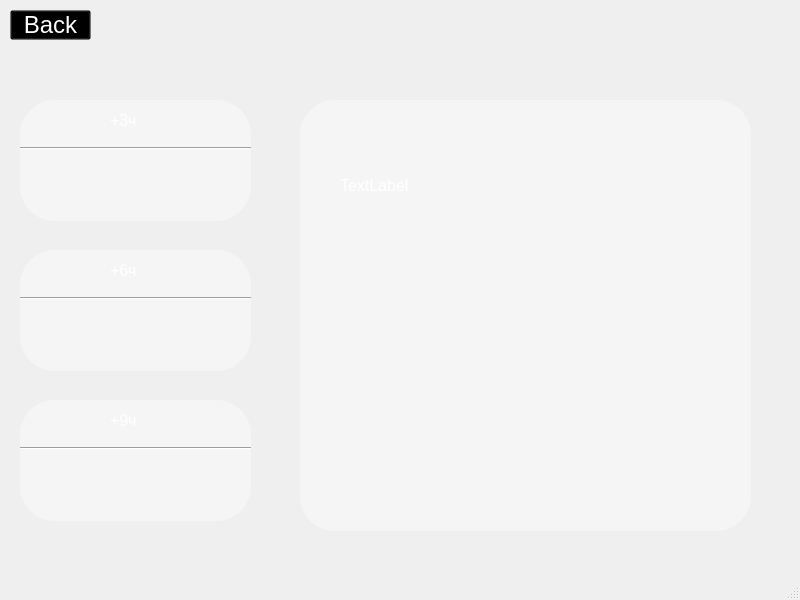
<?xml version="1.0" encoding="UTF-8"?>
<ui version="4.0">
 <class>MainWindow</class>
 <widget class="QMainWindow" name="MainWindow">
  <property name="geometry">
   <rect>
    <x>0</x>
    <y>0</y>
    <width>800</width>
    <height>600</height>
   </rect>
  </property>
  <property name="windowTitle">
   <string>MainWindow</string>
  </property>
  <property name="styleSheet">
   <string notr="true">color: rgb(255, 255, 255)</string>
  </property>
  <widget class="QWidget" name="centralwidget">
   <widget class="QLabel" name="label">
    <property name="geometry">
     <rect>
      <x>0</x>
      <y>0</y>
      <width>20</width>
      <height>20</height>
     </rect>
    </property>
    <property name="font">
     <font>
      <pointsize>20</pointsize>
     </font>
    </property>
    <property name="text">
     <string/>
    </property>
   </widget>
   <widget class="QPushButton" name="pushButton">
    <property name="geometry">
     <rect>
      <x>10</x>
      <y>10</y>
      <width>81</width>
      <height>30</height>
     </rect>
    </property>
    <property name="font">
     <font>
      <pointsize>18</pointsize>
     </font>
    </property>
    <property name="styleSheet">
     <string notr="true">background: transparent; color: rgb(255, 255, 255)</string>
    </property>
    <property name="text">
     <string>Back</string>
    </property>
   </widget>
   <widget class="QLabel" name="label_2">
    <property name="geometry">
     <rect>
      <x>20</x>
      <y>100</y>
      <width>231</width>
      <height>121</height>
     </rect>
    </property>
    <property name="styleSheet">
     <string notr="true">border-radius: 35%; background-color: rgba(250 ,250, 250, 150)</string>
    </property>
    <property name="text">
     <string/>
    </property>
   </widget>
   <widget class="QLabel" name="label_3">
    <property name="geometry">
     <rect>
      <x>20</x>
      <y>250</y>
      <width>231</width>
      <height>121</height>
     </rect>
    </property>
    <property name="styleSheet">
     <string notr="true">border-radius: 35%; background-color: rgba(250 ,250, 250, 150)</string>
    </property>
    <property name="text">
     <string/>
    </property>
   </widget>
   <widget class="QLabel" name="label_4">
    <property name="geometry">
     <rect>
      <x>20</x>
      <y>400</y>
      <width>231</width>
      <height>121</height>
     </rect>
    </property>
    <property name="styleSheet">
     <string notr="true">border-radius: 35%; background-color: rgba(250 ,250, 250, 150)</string>
    </property>
    <property name="text">
     <string/>
    </property>
   </widget>
   <widget class="QLabel" name="label_5">
    <property name="geometry">
     <rect>
      <x>300</x>
      <y>100</y>
      <width>451</width>
      <height>431</height>
     </rect>
    </property>
    <property name="styleSheet">
     <string notr="true">border-radius: 35%; background-color: rgba(250 ,250, 250, 150)</string>
    </property>
    <property name="text">
     <string/>
    </property>
   </widget>
   <widget class="Line" name="line">
    <property name="geometry">
     <rect>
      <x>20</x>
      <y>140</y>
      <width>231</width>
      <height>16</height>
     </rect>
    </property>
    <property name="font">
     <font>
      <family>STXihei</family>
      <pointsize>10</pointsize>
     </font>
    </property>
    <property name="orientation">
     <enum>Qt::Horizontal</enum>
    </property>
   </widget>
   <widget class="Line" name="line_2">
    <property name="geometry">
     <rect>
      <x>20</x>
      <y>290</y>
      <width>231</width>
      <height>16</height>
     </rect>
    </property>
    <property name="font">
     <font>
      <family>STXihei</family>
      <pointsize>10</pointsize>
     </font>
    </property>
    <property name="orientation">
     <enum>Qt::Horizontal</enum>
    </property>
   </widget>
   <widget class="Line" name="line_3">
    <property name="geometry">
     <rect>
      <x>20</x>
      <y>440</y>
      <width>231</width>
      <height>16</height>
     </rect>
    </property>
    <property name="font">
     <font>
      <family>STXihei</family>
      <pointsize>10</pointsize>
     </font>
    </property>
    <property name="orientation">
     <enum>Qt::Horizontal</enum>
    </property>
   </widget>
   <widget class="QLabel" name="label_6">
    <property name="geometry">
     <rect>
      <x>110</x>
      <y>110</y>
      <width>71</width>
      <height>21</height>
     </rect>
    </property>
    <property name="font">
     <font>
      <pointsize>12</pointsize>
      <weight>50</weight>
      <bold>false</bold>
     </font>
    </property>
    <property name="styleSheet">
     <string notr="true">color: rgb(255, 255, 255)</string>
    </property>
    <property name="text">
     <string>+3ч</string>
    </property>
   </widget>
   <widget class="QLabel" name="label_7">
    <property name="geometry">
     <rect>
      <x>110</x>
      <y>260</y>
      <width>61</width>
      <height>21</height>
     </rect>
    </property>
    <property name="font">
     <font>
      <pointsize>12</pointsize>
      <weight>50</weight>
      <bold>false</bold>
     </font>
    </property>
    <property name="styleSheet">
     <string notr="true">color: rgb(255, 255, 255)</string>
    </property>
    <property name="text">
     <string>+6ч</string>
    </property>
   </widget>
   <widget class="QLabel" name="label_8">
    <property name="geometry">
     <rect>
      <x>110</x>
      <y>410</y>
      <width>71</width>
      <height>21</height>
     </rect>
    </property>
    <property name="font">
     <font>
      <pointsize>12</pointsize>
      <weight>50</weight>
      <bold>false</bold>
     </font>
    </property>
    <property name="styleSheet">
     <string notr="true">color: rgb(255, 255, 255)</string>
    </property>
    <property name="text">
     <string>+9ч</string>
    </property>
   </widget>
   <widget class="QLabel" name="label_9">
    <property name="geometry">
     <rect>
      <x>340</x>
      <y>130</y>
      <width>341</width>
      <height>21</height>
     </rect>
    </property>
    <property name="font">
     <font>
      <pointsize>12</pointsize>
     </font>
    </property>
    <property name="styleSheet">
     <string notr="true">color: rgb(255, 255, 255)</string>
    </property>
    <property name="text">
     <string/>
    </property>
   </widget>
   <widget class="QLabel" name="label_10">
    <property name="geometry">
     <rect>
      <x>30</x>
      <y>160</y>
      <width>55</width>
      <height>51</height>
     </rect>
    </property>
    <property name="text">
     <string/>
    </property>
   </widget>
   <widget class="QLabel" name="label_11">
    <property name="geometry">
     <rect>
      <x>30</x>
      <y>310</y>
      <width>55</width>
      <height>51</height>
     </rect>
    </property>
    <property name="text">
     <string/>
    </property>
   </widget>
   <widget class="QLabel" name="label_12">
    <property name="geometry">
     <rect>
      <x>30</x>
      <y>460</y>
      <width>55</width>
      <height>51</height>
     </rect>
    </property>
    <property name="text">
     <string/>
    </property>
   </widget>
   <widget class="QLabel" name="label_13">
    <property name="geometry">
     <rect>
      <x>90</x>
      <y>155</y>
      <width>61</width>
      <height>51</height>
     </rect>
    </property>
    <property name="font">
     <font>
      <pointsize>22</pointsize>
     </font>
    </property>
    <property name="text">
     <string/>
    </property>
   </widget>
   <widget class="QLabel" name="label_14">
    <property name="geometry">
     <rect>
      <x>160</x>
      <y>160</y>
      <width>91</width>
      <height>16</height>
     </rect>
    </property>
    <property name="font">
     <font>
      <pointsize>12</pointsize>
     </font>
    </property>
    <property name="text">
     <string/>
    </property>
   </widget>
   <widget class="QLabel" name="label_15">
    <property name="geometry">
     <rect>
      <x>160</x>
      <y>190</y>
      <width>91</width>
      <height>16</height>
     </rect>
    </property>
    <property name="font">
     <font>
      <pointsize>12</pointsize>
     </font>
    </property>
    <property name="text">
     <string/>
    </property>
   </widget>
   <widget class="QLabel" name="label_16">
    <property name="geometry">
     <rect>
      <x>160</x>
      <y>345</y>
      <width>91</width>
      <height>16</height>
     </rect>
    </property>
    <property name="font">
     <font>
      <pointsize>12</pointsize>
     </font>
    </property>
    <property name="text">
     <string/>
    </property>
   </widget>
   <widget class="QLabel" name="label_17">
    <property name="geometry">
     <rect>
      <x>160</x>
      <y>315</y>
      <width>91</width>
      <height>16</height>
     </rect>
    </property>
    <property name="font">
     <font>
      <pointsize>12</pointsize>
     </font>
    </property>
    <property name="text">
     <string/>
    </property>
   </widget>
   <widget class="QLabel" name="label_18">
    <property name="geometry">
     <rect>
      <x>90</x>
      <y>310</y>
      <width>61</width>
      <height>51</height>
     </rect>
    </property>
    <property name="font">
     <font>
      <pointsize>22</pointsize>
     </font>
    </property>
    <property name="text">
     <string/>
    </property>
   </widget>
   <widget class="QLabel" name="label_19">
    <property name="geometry">
     <rect>
      <x>160</x>
      <y>495</y>
      <width>91</width>
      <height>16</height>
     </rect>
    </property>
    <property name="font">
     <font>
      <pointsize>12</pointsize>
     </font>
    </property>
    <property name="text">
     <string/>
    </property>
   </widget>
   <widget class="QLabel" name="label_20">
    <property name="geometry">
     <rect>
      <x>160</x>
      <y>465</y>
      <width>91</width>
      <height>16</height>
     </rect>
    </property>
    <property name="font">
     <font>
      <pointsize>12</pointsize>
     </font>
    </property>
    <property name="text">
     <string/>
    </property>
   </widget>
   <widget class="QLabel" name="label_21">
    <property name="geometry">
     <rect>
      <x>90</x>
      <y>460</y>
      <width>61</width>
      <height>51</height>
     </rect>
    </property>
    <property name="font">
     <font>
      <pointsize>22</pointsize>
     </font>
    </property>
    <property name="text">
     <string/>
    </property>
   </widget>
   <widget class="QLabel" name="label_22">
    <property name="geometry">
     <rect>
      <x>340</x>
      <y>170</y>
      <width>391</width>
      <height>31</height>
     </rect>
    </property>
    <property name="font">
     <font>
      <pointsize>12</pointsize>
     </font>
    </property>
    <property name="text">
     <string>TextLabel</string>
    </property>
   </widget>
  </widget>
  <widget class="QMenuBar" name="menubar">
   <property name="geometry">
    <rect>
     <x>0</x>
     <y>0</y>
     <width>800</width>
     <height>26</height>
    </rect>
   </property>
  </widget>
  <widget class="QStatusBar" name="statusbar"/>
 </widget>
 <resources/>
 <connections/>
</ui>
